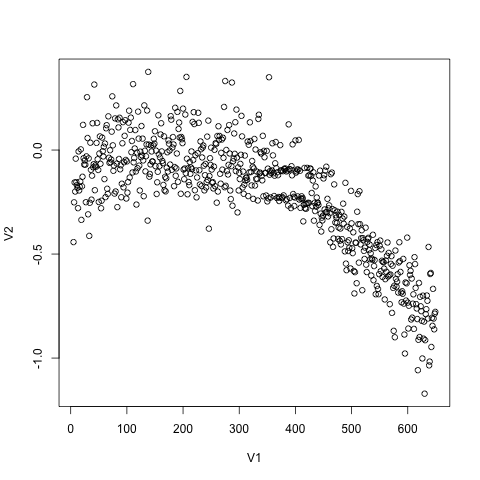

This chart was generated by the following R code:

a <-read.csv("trial-final-13-20171229151255.csv", header = FALSE)
plot(a)
png("trial-final-13-20171229151255.csv.png")
plot(a)

